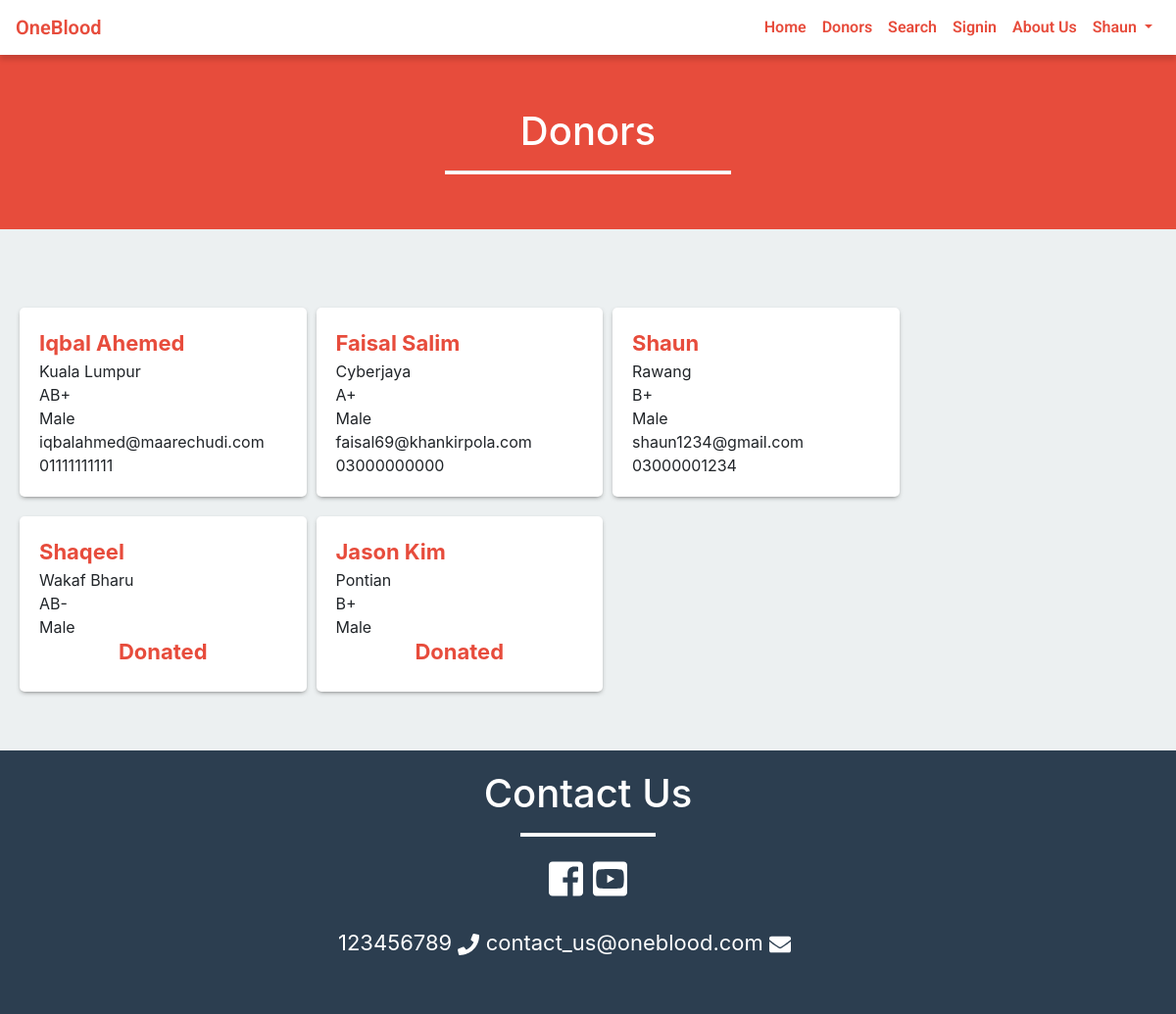
The app's page /donor.php (signed in) with its own data.
### tables this page shows
CREATE TABLE donor (
  id int(11) NOT NULL PRIMARY KEY,
  name varchar(50) NOT NULL,
  gender varchar(10) NOT NULL,
  email varchar(50) NOT NULL,
  city varchar(50) NOT NULL,
  dob varchar(20) NOT NULL,
  contact_no varchar(16) NOT NULL,
  save_life_date varchar(20) NOT NULL,
  password varchar(100) NOT NULL,
  blood_group varchar(10) NOT NULL,
  request enum('0', '1', '2')
);

### donor.php (the view, shortened to what this page needs)
<?php
	include ('include/header.php');
?>
<div class="container-fluid red-background size">
	<div class="row">
		<div class="col-md-6 offset-md-3">
			<h1 class="text-center">Donors</h1>
			<hr class="white-bar">
		</div>
	</div>
</div>
<div class="container" style="padding: 60px 0;">
	<div class="row data">
		<?php
			$sql = "SELECT * FROM donor";
			$result = mysqli_query($connection, $sql);
			if(mysqli_num_rows($result)>0){
				while($row = mysqli_fetch_assoc($result)){
					if($row['save_life_date']=='0'){
							echo '
						<div class="col-md-3 col-sm-12 col-lg-3 donors_data">
							<span class="name">'.$row['name'].'</span>
							<span>'.$row['city'].'</span>
							<span>'.$row['blood_group'].'</span>
							<span>'.$row['gender'].'</span>
							<span>'.$row['email'].'</span>
							<span>'.$row['contact_no'].'</span>
						</div>
							';
					}else{
							$date = $row['save_life_date'];
							$start = date_create("$date");
									$end = date_create();
									$diff  = date_diff( $start, $end );
									$diffMonth = $diff->m;
									if( $diffMonth >=3){
											echo '
										<div class="col-md-3 col-sm-12 col-lg-3 donors_data">
											<span class="name">'.$row['name'].'</span>
											<span>'.$row['city'].'</span>
											<span>'.$row['blood_group'].'</span>
											<span>'.$row['gender'].'</span>
											<span>'.$row['email'].'</span>
											<span>'.$row['contact_no'].'</span>
										</div>
											';
									}else{
										echo '
						<div class="col-md-3 col-sm-12 col-lg-3 donors_data">
							<span class="name">'.$row['name'].'</span>
							<span>'.$row['city'].'</span>
							<span>'.$row['blood_group'].'</span>
							<span>'.$row['gender'].'</span>
							<h4 class="name text-center">Donated</h4>
						</div>
							';
									}
					}
				}
			}
		?>
	</div>
</div>
<?php
	include ('include/footer.php');
?>

### css/styles.css (style rules this page uses)
h1, h2, h3, h4, h5, h6 { color: #5f6468; }
h1 { font-weight: 300; font-size: 40px; }
h3, h4 { font-weight: 300; }

### css/custom.css (style rules this page uses)
.white-bar { height: 3px; width: 50%; color: white; background-color: white; }
.red-background { background-color: #e74c3c; min-height: 460px; height: auto; padding: 10px }

### donor.php (style rules this page uses)
.size { min-height: 0px; padding: 60px 0 40px 0; }
h1 { color: white; }
span { display: block; }
.name { color: #e74c3c; font-size: 22px; font-weight: 700; }
.donors_data { background-color: white; border-radius: 5px; margin:20px 5px 0px 5px; -webkit-box-shadow: 0px 2px 5px -2px rgba(89,89,89,0.95); -moz-box-shadow: 0px 2px 5px -2px rgba(89,89,89,0.95); box-shadow: 0px 2px 5px -2px rgba(89,89,89,0.95); padding: 20px; }

### records on screen
donor: name "Iqbal Ahemed", city "Kuala Lumpur", blood_group "AB+", gender "Male", email "iqbalahmed@maarechudi.com", contact_no "01111111111"
donor: name "Faisal Salim", city "Cyberjaya", blood_group "A+", gender "Male", email "faisal69@khankirpola.com", contact_no "03000000000"
donor: name "Shaun", city "Rawang", blood_group "B+", gender "Male", email "shaun1234@gmail.com", contact_no "03000001234"
donor: name "Shaqeel", city "Wakaf Bharu", blood_group "AB-", gender "Male"
donor: name "Jason Kim", city "Pontian", blood_group "B+", gender "Male"

### other values on screen
$_SESSION['name'] "Shaun"
